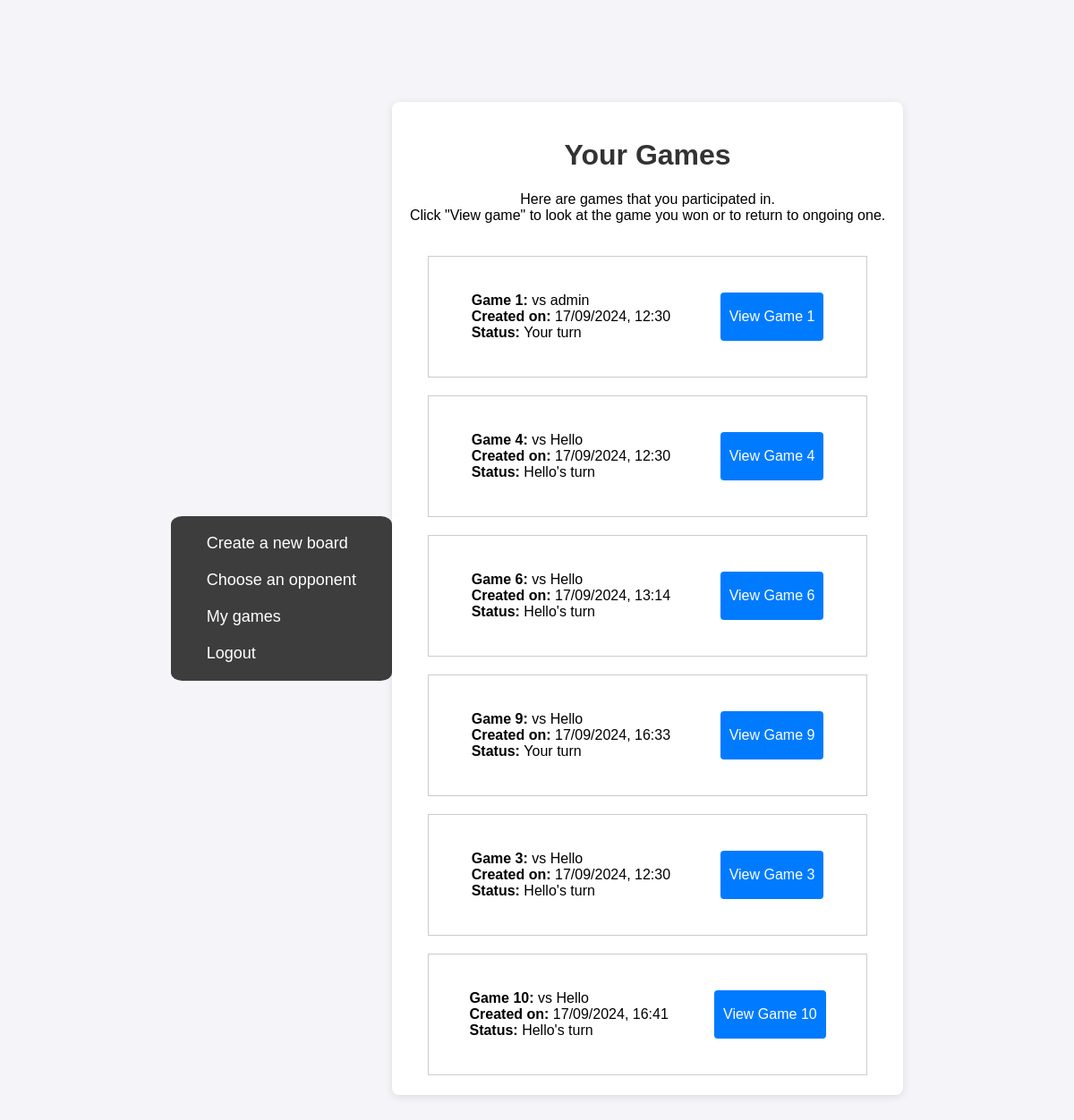
Page /games/ (signed in) on the committed database.
### application/models.py (models this page shows, shortened)
class Game(models.Model):
    player_1 = models.ForeignKey('auth.User', related_name='games_as_player1', on_delete=models.CASCADE)
    player_2 = models.ForeignKey('auth.User', related_name='games_as_player2', on_delete=models.CASCADE)
    player_1_board = models.ForeignKey(Board, related_name='games_as_player1_board', on_delete=models.CASCADE,default=1)
    player_2_board = models.ForeignKey(Board, related_name='games_as_player2_board', on_delete=models.CASCADE,default=1)
    current_turn = models.ForeignKey('auth.User', related_name='current_turn_games', on_delete=models.CASCADE)
    winner = models.ForeignKey('auth.User', related_name='winner', on_delete=models.CASCADE, null=True, blank=True)
    created_at = models.DateTimeField(auto_now_add=True)
    updated_at = models.DateTimeField(auto_now=True)

### application/views.py (the view)
# urls.py: path('games/', views.games_view, name='games_list'),
@login_required
def games_view(request):
    user = request.user
    games_as_player_1 = Game.objects.filter(player_1=user)
    games_as_player_2 = Game.objects.filter(player_2=user)
    games = games_as_player_1 | games_as_player_2
    return render(request, 'games_list.html', {'games': games})

### application/templates/games_list.html (shortened to what this page needs)
{% load static %}
<!DOCTYPE html>
<html lang="en">
<head>
    <link rel="stylesheet" href="{% static 'application/styles.css' %}">
</head>
<body>
    <nav class="navbar">
        <ul class="navbar-menu">
            <li class="navbar-item">
                <a href="{% url 'create_board' %}">Create a new board</a>
                <a href="{% url 'connect_tables'%}">Choose an opponent</a>
                <a href="{% url 'games_list'%}">My games</a>
                <a href="{% url 'logout' %}">Logout</a>
            </li>
        </ul>
    </nav>
    <div class="container">
    <h1>Your Games</h1>
    <p>Here are games that you participated in.
    <br>Click "View game" to look at the game you won or to return to ongoing one.
    </p>
    <div class="board-list">
        {% for game in games %}
            <div class="game-boards game-board">
                <div style="margin:20px;">
                    <b>Game {{ game.id }}:</b>
                    vs
                    {% if game.player_1 == user %}
                        {{ game.player_2.username }}
                    {% else %}
                        {{ game.player_1.username }}
                    {% endif %}
                    <br>
                    <b>Created on:</b> {{ game.created_at|date:"d/m/Y, H:i" }}
                    <br>
                    <b>Status: </b>
                    {% if game.current_turn == user %}
                        Your turn
                    {% else %}
                        {{ game.current_turn.username }}'s turn
                    {% endif %}
                    <br>
                </div>
                <button type="button" style="margin:20px;"onclick="window.location.href='{% url 'game_view' game_id=game.id %}'">View Game {{ game.id }} </button>
            </div>
        {% empty %}
            <p>You have not participated in any games yet.</p>
        {% endfor %}
    </div>
</div>
</body>
</html>

### application/static/application/styles.css (style rules this page uses)
body { background: url("ship.png") no-repeat center center fixed; }
body { font-family: Arial, sans-serif; background-color: rgb(244, 244, 249); margin: 0; padding: 0; display: flex; justify-content: center; align-items: center; height: 100vh; }
.container { overflow-y: auto; background-color: #fff; padding: 20px; border-radius: 8px; box-shadow: 0 2px 10px rgba(0, 0, 0, 0.1); max-height: 80%; flex-direction: column; justify-content: center; }
h1 { text-align: center; color: #333; }
button[type="button"] { padding: 10px; background-color: rgb(0, 123, 255); border: none; color: white; border-radius: 4px; cursor: pointer; font-size: 16px; }
p { text-align: center; }
.board-list { max-height: 80%; overflow-y: scroll; }
.game-boards { display: flex; flex-direction: row; justify-content: space-around; }
.game-board { border: 1px solid #ccc; margin:20px; padding:20px; }
.navbar { background-color: #333; padding: 10px 20px; border-radius: 5%; opacity: 0.95; }
.navbar-menu { list-style: none; margin: 0; padding: 0; }
.navbar-item a { text-decoration: none; color: white; font-size: 18px; padding: 10px 20px; display: block; border-radius: 5px; }

### rows in the picture
Game: id "1", player_2.username "admin", created_at "17/09/2024, 12:30", shows "Your turn"
Game: id "4", player_2.username "Hello", created_at "17/09/2024, 12:30", current_turn.username "Hello"
Game: id "6", player_2.username "Hello", created_at "17/09/2024, 13:14", current_turn.username "Hello"
Game: id "9", player_2.username "Hello", created_at "17/09/2024, 16:33", shows "Your turn"
Game: id "3", player_1.username "Hello", created_at "17/09/2024, 12:30", current_turn.username "Hello"
Game: id "10", player_1.username "Hello", created_at "17/09/2024, 16:41", current_turn.username "Hello"
